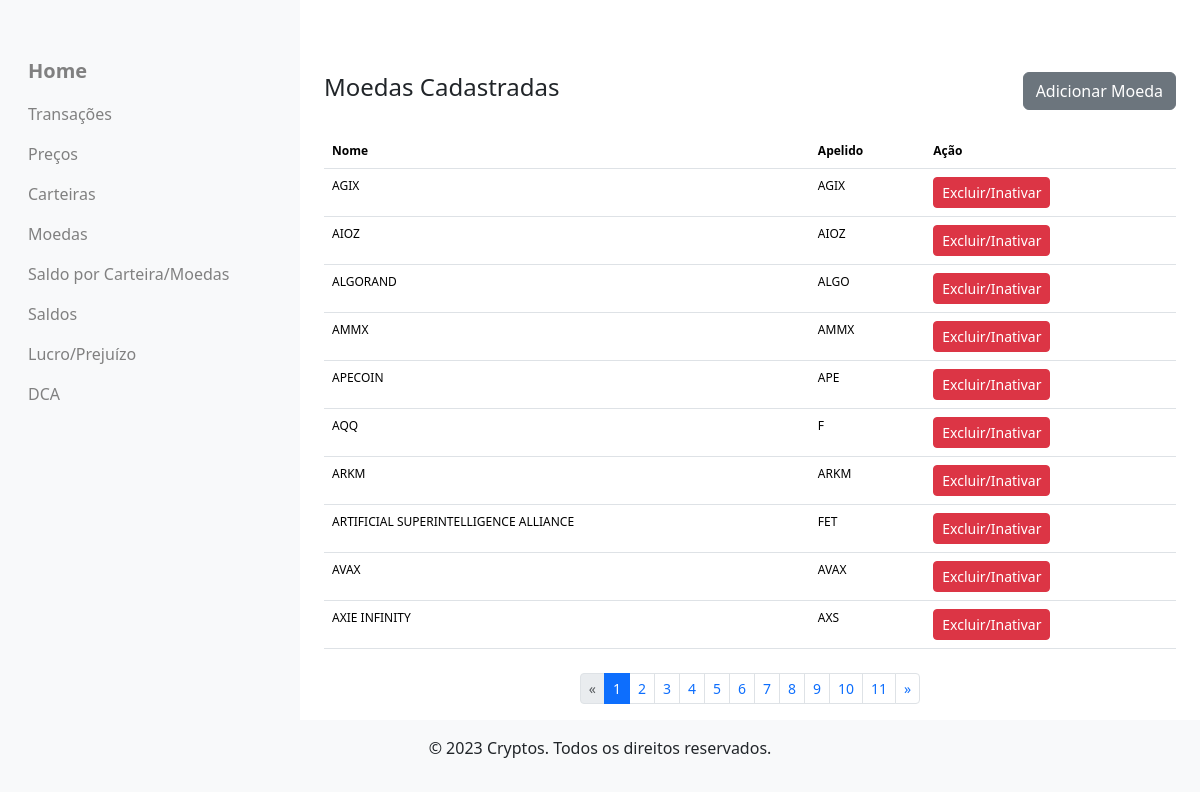
Screenshot of /cryptos (signed in) with the database file from the repository.
### criptoControl/models.py (models this page shows)
class Cryptocurrency(db.Model):
    __tablename__ = 'cryptocurrencies'
    crypto_id = db.Column(db.Integer, primary_key=True)
    crypto_name = db.Column(db.String, unique=True, nullable=False)
    crypto_symbol = db.Column(db.String, unique=True, nullable=False)
    crypto_status = db.Column(db.String(1), nullable=False, default='N')
    balances = db.relationship('WalletBalance', back_populates='cryptocurrency')
    """
    Representa uma criptomoeda no sistema.

    A classe Cryptocurrency mapeia para a tabela 'cryptocurrencies' no banco de dados e contém
    informações sobre as criptomoedas, incluindo nome, símbolo e status. Também define um relacionamento
    com a tabela 'WalletBalance', permitindo acessar os saldos das criptomoedas nas carteiras dos usuários.

    Atributos:
        crypto_id (int): Identificador único da criptomoeda (chave primária).
        crypto_name (str): Nome da criptomoeda (ex: Bitcoin, Ethereum).
        crypto_symbol (str): Símbolo da criptomoeda (ex: BTC, ETH).
        crypto_status (str): Status da criptomoeda ('N' para ativa, 'I' para inativa).
        balances (list): Relacionamento de um para muitos com a tabela 'wallet_balances',
                          representando os saldos da criptomoeda nas carteiras.

    Métodos:
        __repr__(self): Retorna uma representação legível do objeto Cryptocurrency, exibindo o nome e símbolo.
    """

### criptoControl/routes/views_databases.py (the view)
@views_db_bp.route('/cryptos')
@login_required
def cryptos():
    session = None
    current_page = request.args.get('page', 1, type=int)
    per_page = 10  # Número de itens por página (pode ser ajustado conforme necessário)
    offset = (current_page - 1) * per_page
    try:
        session = create_session()
        cryptos = session.query(Cryptocurrency).filter(Cryptocurrency.crypto_status != 'S').order_by(Cryptocurrency.crypto_name).limit(per_page).offset(offset).all()
        total_cryptos = session.query(Cryptocurrency).filter(Cryptocurrency.crypto_status != 'S').count()
        total_pages = (total_cryptos + per_page - 1) // per_page  # Arredonda para cima
    finally:
        if session:
            session.close()
    return render_template(
        'operacoes/cryptos.html',
        cryptos=cryptos,  # Corrigido de total_cryptos para cryptos (paginado)
        current_page=current_page,
        total_pages=total_pages,
        endpoint='views.cryptos'  # A URL agora deve ser construída corretamente com o endpoint
    )

### criptoControl/__init__.py (called while the page is built)
@login_manager.user_loader
def load_user(user_id):
    from criptoControl.models import User
    return User.query.get(int(user_id))

### criptoControl/routes/views_databases.py (called while the page is built)
def create_session():
    return sessionmaker(bind=db.engine)()

### criptoControl/templates/operacoes/cryptos.html (shortened to what this page needs)
{% extends 'index.html' %}
{% block body %}
<div class="container">
  <caption>
    <div class="mt-4 mb-4 d-flex justify-content-between align-items-center">
      <h4>Moedas Cadastradas</h4>
      <a href="{{ url_for('crypto_wallet.add_crypto') }}" class="btn btn-secondary">Adicionar Moeda</a>
    </div>
  </caption>
  <table class="table small-font">
    <thead>
      <tr>
        <th>Nome</th>
        <th>Apelido</th>
        <th>Ação</th>
      </tr>
    </thead>
    <tbody>
      {% for crypto in cryptos %}
      <tr>
        <td>{{ crypto.crypto_name }}</td>
        <td>{{ crypto.crypto_symbol }}</td>
        <td>
          <button
            type="button"
            class="btn btn-danger btn-sm"
            data-bs-toggle="modal"
            data-bs-target="#confirmDeleteModal"
            data_id="{{ crypto.crypto_id }}">
            Excluir/Inativar
          </button>
        </td>
      </tr>
      {% endfor %}
    </tbody>
  </table>
  {% include 'pagination.html' %}
</div>
{% set modal_form_action = url_for('crypto_wallet.delete_crypto') %}
{% set modal_hidden_field = 'crypto_id' %}
{% endblock %}

### criptoControl/static/css/style.css (style rules this page uses)
.small-font { font-size: 0.75em; }

### rows the page displays
Cryptocurrency: crypto_name "AGIX", crypto_symbol "AGIX"
Cryptocurrency: crypto_name "AIOZ", crypto_symbol "AIOZ"
Cryptocurrency: crypto_name "ALGORAND", crypto_symbol "ALGO"
Cryptocurrency: crypto_name "AMMX", crypto_symbol "AMMX"
Cryptocurrency: crypto_name "APECOIN", crypto_symbol "APE"
Cryptocurrency: crypto_name "AQQ", crypto_symbol "F"
Cryptocurrency: crypto_name "ARKM", crypto_symbol "ARKM"
Cryptocurrency: crypto_name "ARTIFICIAL SUPERINTELLIGENCE ALLIANCE", crypto_symbol "FET"
Cryptocurrency: crypto_name "AVAX", crypto_symbol "AVAX"
Cryptocurrency: crypto_name "AXIE INFINITY", crypto_symbol "AXS"

### other values shown
{{ page }} "1" "2" "3" "4" "5" "6" "7" "8" "9" "10" "11"
